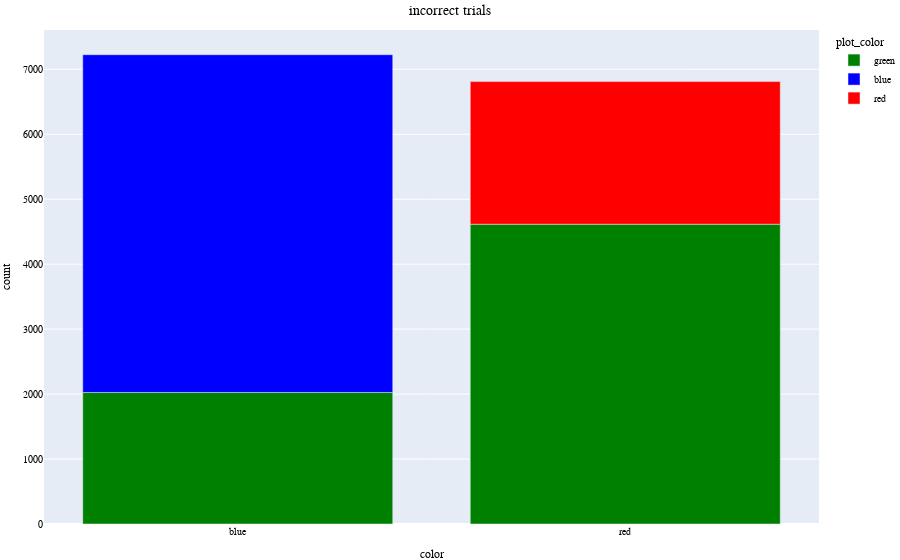

This figure's notebook cell:
### Markdown cell above
# distractor_presense_on_incorrect_trials

### Code cell
dispresence_df = events_df.copy()
dispresence_df = dispresence_df[dispresence_df["color"] != "green"]
dispresence_df = dispresence_df[dispresence_df['performance'] != 100]
dispresence_df = dispresence_df.groupby(['distractor_presense_on_incorrect_trials', 'color']).size().reset_index(name='count')
# display(dispresence_df)
def determine_plot_color(df):
    df['plot_color'] = 'green'
    df.loc[(df['distractor_presense_on_incorrect_trials'] == 100) & (df['color'] == 'red'), 'plot_color'] = 'red'
    df.loc[(df['distractor_presense_on_incorrect_trials'] == 100) & (df['color'] == 'blue'), 'plot_color'] = 'blue'
    return df

color_temp_df = determine_plot_color(dispresence_df)
# display(color_temp_df)


fig = px.bar(color_temp_df, title= "incorrect trials", 
     x="color", y="count", 
     color="plot_color",
     color_discrete_map={
        "red": "red",
        "green": "green",
        "blue": "blue"})

fig.update_layout(
    title_x=0.5,
    font= my_font,
    margin=dict(l=30, r=0, t=30, b=30)
                )
fig.show()

### Figure 1 — Plotly figure (JSON) as saved in the notebook; plotly's stock layout.template omitted (floating-point values rounded to 4 significant figures)
{"data": [{"alignmentgroup": "True", "hovertemplate": "plot_color=green<br>color=%{x}<br>count=%{y}<extra></extra>", "legendgroup": "green", "marker": {"color": "green", "pattern": {"shape": ""}}, "name": "green", "offsetgroup": "green", "orientation": "v", "showlegend": true, "textposition": "auto", "type": "bar", "x": ["blue", "red"], "xaxis": "x", "y": [2024, 4615], "yaxis": "y"}, {"alignmentgroup": "True", "hovertemplate": "plot_color=blue<br>color=%{x}<br>count=%{y}<extra></extra>", "legendgroup": "blue", "marker": {"color": "blue", "pattern": {"shape": ""}}, "name": "blue", "offsetgroup": "blue", "orientation": "v", "showlegend": true, "textposition": "auto", "type": "bar", "x": ["blue"], "xaxis": "x", "y": [5201], "yaxis": "y"}, {"alignmentgroup": "True", "hovertemplate": "plot_color=red<br>color=%{x}<br>count=%{y}<extra></extra>", "legendgroup": "red", "marker": {"color": "red", "pattern": {"shape": ""}}, "name": "red", "offsetgroup": "red", "orientation": "v", "showlegend": true, "textposition": "auto", "type": "bar", "x": ["red"], "xaxis": "x", "y": [2196], "yaxis": "y"}], "layout": {"autosize": true, "barmode": "relative", "font": {"color": "black", "family": "Vazir", "size": 10}, "legend": {"title": {"text": "plot_color"}, "tracegroupgap": 0}, "margin": {"b": 30, "l": 30, "r": 0, "t": 30}, "title": {"text": "incorrect trials", "x": 0.5}, "xaxis": {"anchor": "y", "autorange": true, "domain": [0, 1], "range": [-0.5, 1.5], "title": {"text": "color"}, "type": "category"}, "yaxis": {"anchor": "x", "autorange": true, "domain": [0, 1], "range": [0, 7605.0], "title": {"text": "count"}, "type": "linear"}}}
